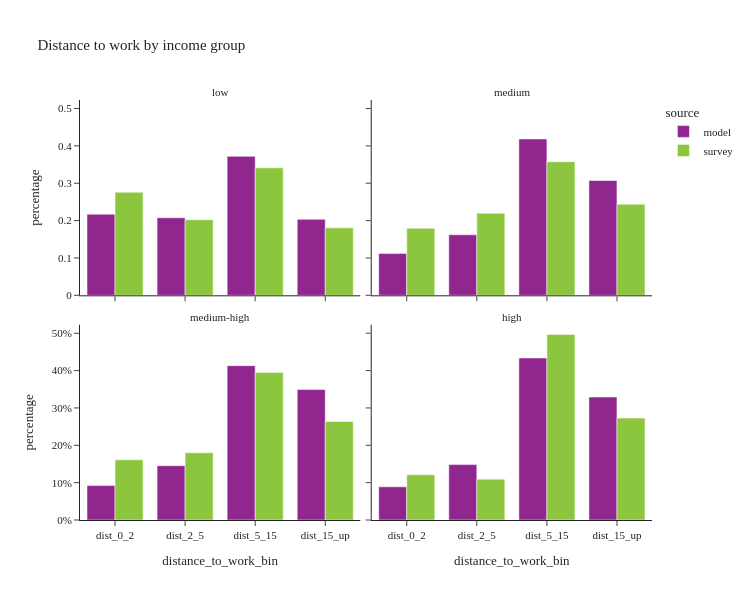

The cell this chart's notebook holds for it:
### Code cell
util.plot_share_facetbar(per_data, 'person_weight', share_col="distance_to_work_bin", title="Distance to work by income group", 
                            facet_col="income_group", facet_col_wrap=2, height=600, orientation='v')

### Figure 1 — Plotly figure (JSON) as saved in the notebook; plotly's stock layout.template omitted (floating-point values rounded to 4 significant figures)
{"data": [{"alignmentgroup": "True", "customdata": [[50240], [48053], [86115], [47073]], "hovertemplate": "source=model<br>income_group=low<br>distance_to_work_bin=%{x}<br>percentage=%{y}<br>sample_size=%{customdata[0]}<extra></extra>", "legendgroup": "model", "marker": {"color": "#91268F", "pattern": {"shape": ""}}, "name": "model", "offsetgroup": "model", "orientation": "v", "showlegend": true, "textposition": "auto", "type": "bar", "x": ["dist_0_2", "dist_2_5", "dist_5_15", "dist_15_up"], "xaxis": "x3", "y": [0.217, 0.2076, 0.372, 0.2034], "yaxis": "y3"}, {"alignmentgroup": "True", "customdata": [[49016], [70818], [182884], [134297]], "hovertemplate": "source=model<br>income_group=medium<br>distance_to_work_bin=%{x}<br>percentage=%{y}<br>sample_size=%{customdata[0]}<extra></extra>", "legendgroup": "model", "marker": {"color": "#91268F", "pattern": {"shape": ""}}, "name": "model", "offsetgroup": "model", "orientation": "v", "showlegend": false, "textposition": "auto", "type": "bar", "x": ["dist_0_2", "dist_2_5", "dist_5_15", "dist_15_up"], "xaxis": "x4", "y": [0.1122, 0.162, 0.4185, 0.3073], "yaxis": "y4"}, {"alignmentgroup": "True", "customdata": [[54596], [86106], [244790], [206951]], "hovertemplate": "source=model<br>income_group=medium-high<br>distance_to_work_bin=%{x}<br>percentage=%{y}<br>sample_size=%{customdata[0]}<extra></extra>", "legendgroup": "model", "marker": {"color": "#91268F", "pattern": {"shape": ""}}, "name": "model", "offsetgroup": "model", "orientation": "v", "showlegend": false, "textposition": "auto", "type": "bar", "x": ["dist_0_2", "dist_2_5", "dist_5_15", "dist_15_up"], "xaxis": "x", "y": [0.09215, 0.1453, 0.4132, 0.3493], "yaxis": "y"}, {"alignmentgroup": "True", "customdata": [[63543], [106250], [310706], [235717]], "hovertemplate": "source=model<br>income_group=high<br>distance_to_work_bin=%{x}<br>percentage=%{y}<br>sample_size=%{customdata[0]}<extra></extra>", "legendgroup": "model", "marker": {"color": "#91268F", "pattern": {"shape": ""}}, "name": "model", "offsetgroup": "model", "orientation": "v", "showlegend": false, "textposition": "auto", "type": "bar", "x": ["dist_0_2", "dist_2_5", "dist_5_15", "dist_15_up"], "xaxis": "x2", "y": [0.08872, 0.1483, 0.4338, 0.3291], "yaxis": "y2"}, {"alignmentgroup": "True", "customdata": [[134], [96], [105], [40]], "hovertemplate": "source=survey<br>income_group=low<br>distance_to_work_bin=%{x}<br>percentage=%{y}<br>sample_size=%{customdata[0]}<extra></extra>", "legendgroup": "survey", "marker": {"color": "#8CC63E", "pattern": {"shape": ""}}, "name": "survey", "offsetgroup": "survey", "orientation": "v", "showlegend": true, "textposition": "auto", "type": "bar", "x": ["dist_0_2", "dist_2_5", "dist_5_15", "dist_15_up"], "xaxis": "x3", "y": [0.2758, 0.2024, 0.3412, 0.1805], "yaxis": "y3"}, {"alignmentgroup": "True", "customdata": [[157], [146], [224], [126]], "hovertemplate": "source=survey<br>income_group=medium<br>distance_to_work_bin=%{x}<br>percentage=%{y}<br>sample_size=%{customdata[0]}<extra></extra>", "legendgroup": "survey", "marker": {"color": "#8CC63E", "pattern": {"shape": ""}}, "name": "survey", "offsetgroup": "survey", "orientation": "v", "showlegend": false, "textposition": "auto", "type": "bar", "x": ["dist_0_2", "dist_2_5", "dist_5_15", "dist_15_up"], "xaxis": "x4", "y": [0.1793, 0.2196, 0.3575, 0.2436], "yaxis": "y4"}, {"alignmentgroup": "True", "customdata": [[178], [189], [348], [231]], "hovertemplate": "source=survey<br>income_group=medium-high<br>distance_to_work_bin=%{x}<br>percentage=%{y}<br>sample_size=%{customdata[0]}<extra></extra>", "legendgroup": "survey", "marker": {"color": "#8CC63E", "pattern": {"shape": ""}}, "name": "survey", "offsetgroup": "survey", "orientation": "v", "showlegend": false, "textposition": "auto", "type": "bar", "x": ["dist_0_2", "dist_2_5", "dist_5_15", "dist_15_up"], "xaxis": "x", "y": [0.1612, 0.18, 0.3951, 0.2636], "yaxis": "y"}, {"alignmentgroup": "True", "customdata": [[121], [134], [268], [118]], "hovertemplate": "source=survey<br>income_group=high<br>distance_to_work_bin=%{x}<br>percentage=%{y}<br>sample_size=%{customdata[0]}<extra></extra>", "legendgroup": "survey", "marker": {"color": "#8CC63E", "pattern": {"shape": ""}}, "name": "survey", "offsetgroup": "survey", "orientation": "v", "showlegend": false, "textposition": "auto", "type": "bar", "x": ["dist_0_2", "dist_2_5", "dist_5_15", "dist_15_up"], "xaxis": "x2", "y": [0.121, 0.1094, 0.4967, 0.2728], "yaxis": "y2"}], "layout": {"annotations": [{"font": {}, "showarrow": false, "text": "medium-high", "x": 0.245, "xanchor": "center", "xref": "paper", "y": 0.465, "yanchor": "bottom", "yref": "paper"}, {"font": {}, "showarrow": false, "text": "high", "x": 0.755, "xanchor": "center", "xref": "paper", "y": 0.465, "yanchor": "bottom", "yref": "paper"}, {"font": {}, "showarrow": false, "text": "low", "x": 0.245, "xanchor": "center", "xref": "paper", "y": 1.0, "yanchor": "bottom", "yref": "paper"}, {"font": {}, "showarrow": false, "text": "medium", "x": 0.755, "xanchor": "center", "xref": "paper", "y": 1.0, "yanchor": "bottom", "yref": "paper"}], "barmode": "group", "height": 600, "legend": {"title": {"text": "source"}, "tracegroupgap": 0}, "title": {"text": "Distance to work by income group"}, "width": 750, "xaxis": {"anchor": "y", "domain": [0.0, 0.49], "title": {"text": "distance_to_work_bin"}}, "xaxis2": {"anchor": "y2", "domain": [0.51, 1.0], "matches": "x", "title": {"text": "distance_to_work_bin"}}, "xaxis3": {"anchor": "y3", "domain": [0.0, 0.49], "matches": "x", "showticklabels": false}, "xaxis4": {"anchor": "y4", "domain": [0.51, 1.0], "matches": "x", "showticklabels": false}, "yaxis": {"anchor": "x", "domain": [0.0, 0.465], "tickformat": ".0%", "title": {"text": "percentage"}}, "yaxis2": {"anchor": "x2", "domain": [0.0, 0.465], "matches": "y", "showticklabels": false, "tickformat": ".0%"}, "yaxis3": {"anchor": "x3", "domain": [0.535, 1.0], "matches": "y", "title": {"text": "percentage"}}, "yaxis4": {"anchor": "x4", "domain": [0.535, 1.0], "matches": "y", "showticklabels": false}}}
